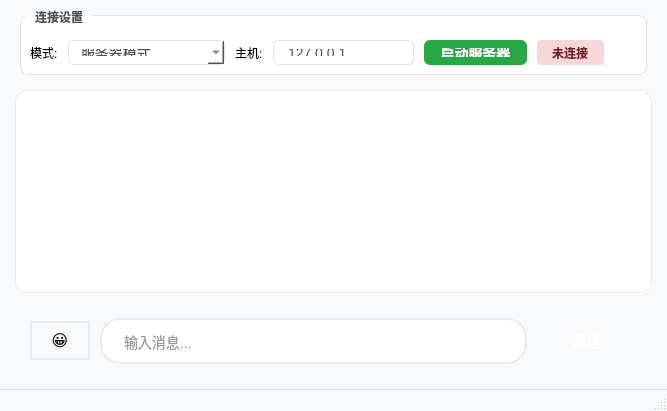
<?xml version="1.0" encoding="UTF-8"?>
<ui version="4.0">
 <class>ChatWindow</class>
 <widget class="QMainWindow" name="ChatWindow">
  <property name="geometry">
   <rect>
    <x>0</x>
    <y>0</y>
    <width>667</width>
    <height>411</height>
   </rect>
  </property>
  <property name="windowTitle">
   <string>网络聊天程序</string>
  </property>
  <property name="styleSheet">
   <string notr="true">QMainWindow {
    background-color: #f8f9fa;
}

QTextEdit#chatDisplay {
    background-color: #ffffff;
    border: 1px solid #e9ecef;
    border-radius: 12px;
    padding: 15px;
    font-family: -apple-system, BlinkMacSystemFont, 'Segoe UI', sans-serif;
    font-size: 14px;
    selection-background-color: #667eea;
}

QLineEdit#messageInput {
    border: 2px solid #e9ecef;
    border-radius: 20px;
    padding: 12px 20px;
    font-size: 14px;
    background-color: white;
    color: #333;
}

QLineEdit#messageInput:focus {
    border-color: #667eea;
    outline: none;
}

QPushButton#sendButton {
    background: qlineargradient(x1:0, y1:0, x2:1, y2:0,
        stop:0 #667eea, stop:1 #764ba2);
    color: white;
    border: none;
    border-radius: 20px;
    padding: 12px 20px;
    font-size: 14px;
    font-weight: bold;
    min-width: 60px;
}

QPushButton#sendButton:hover {
    background: qlineargradient(x1:0, y1:0, x2:1, y2:0,
        stop:0 #5a67d8, stop:1 #6b46c1);
}

QPushButton#emojiButton {
    background-color: #f8f9fa;
    border: 2px solid #e9ecef;
    border-radius: 20px;
    padding: 8px;
    font-size: 16px;
    min-width: 40px;
    max-width: 40px;
}

QPushButton#emojiButton:hover {
    background-color: #e9ecef;
}

QGroupBox {
    font-weight: bold;
    border: 1px solid #dee2e6;
    border-radius: 8px;
    margin: 5px;
    padding-top: 15px;
    background-color: white;
    color: #495057;
}

QGroupBox::title {
    subcontrol-origin: margin;
    left: 10px;
    padding: 0 8px;
    color: #495057;
}

QComboBox {
    background-color: white;
    border: 1px solid #dee2e6;
    border-radius: 6px;
    padding: 8px 12px;
    font-size: 14px;
    color: #495057;
    min-width: 120px;
}

QLineEdit#hostInput {
    border: 1px solid #dee2e6;
    border-radius: 6px;
    padding: 8px 12px;
    font-size: 14px;
    background-color: white;
    color: #495057;
}

QPushButton#actionButton {
    background-color: #28a745;
    color: white;
    border: none;
    border-radius: 6px;
    padding: 8px 16px;
    font-weight: bold;
    font-size: 14px;
}

QPushButton#actionButton:hover {
    background-color: #218838;
}

QLabel#connectionLabel {
    font-weight: bold;
    padding: 6px 12px;
    border-radius: 4px;
    background-color: #f8d7da;
    color: #721c24;
}

QStatusBar {
    background-color: #f8f9fa;
    color: #6c757d;
    border-top: 1px solid #dee2e6;
}</string>
  </property>
  <widget class="QWidget" name="centralWidget">
   <layout class="QVBoxLayout" name="verticalLayout">
    <property name="spacing">
     <number>10</number>
    </property>
    <property name="leftMargin">
     <number>15</number>
    </property>
    <property name="topMargin">
     <number>10</number>
    </property>
    <property name="rightMargin">
     <number>15</number>
    </property>
    <property name="bottomMargin">
     <number>10</number>
    </property>
    <item>
     <widget class="QGroupBox" name="connectionGroupBox">
      <property name="maximumSize">
       <size>
        <width>16777215</width>
        <height>70</height>
       </size>
      </property>
      <property name="title">
       <string>连接设置</string>
      </property>
      <layout class="QHBoxLayout" name="connectionLayout">
       <property name="spacing">
        <number>10</number>
       </property>
       <item>
        <widget class="QLabel" name="modeLabel">
         <property name="text">
          <string>模式:</string>
         </property>
        </widget>
       </item>
       <item>
        <widget class="QComboBox" name="modeCombo">
         <item>
          <property name="text">
           <string>服务器模式</string>
          </property>
         </item>
         <item>
          <property name="text">
           <string>客户端模式</string>
          </property>
         </item>
        </widget>
       </item>
       <item>
        <widget class="QLabel" name="hostLabel">
         <property name="text">
          <string>主机:</string>
         </property>
        </widget>
       </item>
       <item>
        <widget class="QLineEdit" name="hostInput">
         <property name="text">
          <string>127.0.0.1</string>
         </property>
         <property name="placeholderText">
          <string>输入服务器IP地址</string>
         </property>
        </widget>
       </item>
       <item>
        <widget class="QPushButton" name="actionButton">
         <property name="text">
          <string>启动服务器</string>
         </property>
        </widget>
       </item>
       <item>
        <widget class="QLabel" name="connectionLabel">
         <property name="text">
          <string>未连接</string>
         </property>
        </widget>
       </item>
       <item>
        <spacer name="horizontalSpacer">
         <property name="orientation">
          <enum>Qt::Horizontal</enum>
         </property>
         <property name="sizeHint" stdset="0">
          <size>
           <width>40</width>
           <height>20</height>
          </size>
         </property>
        </spacer>
       </item>
      </layout>
     </widget>
    </item>
    <item>
     <widget class="QTextEdit" name="chatDisplay">
      <property name="frameShape">
       <enum>QFrame::NoFrame</enum>
      </property>
      <property name="readOnly">
       <bool>true</bool>
      </property>
     </widget>
    </item>
    <item>
     <layout class="QHBoxLayout" name="inputLayout">
      <property name="spacing">
       <number>10</number>
      </property>
      <property name="leftMargin">
       <number>15</number>
      </property>
      <property name="topMargin">
       <number>15</number>
      </property>
      <property name="rightMargin">
       <number>15</number>
      </property>
      <property name="bottomMargin">
       <number>15</number>
      </property>
      <item>
       <widget class="QPushButton" name="emojiButton">
        <property name="text">
         <string>😀</string>
        </property>
       </widget>
      </item>
      <item>
       <widget class="QLineEdit" name="messageInput">
        <property name="placeholderText">
         <string>输入消息...</string>
        </property>
       </widget>
      </item>
      <item>
       <widget class="QPushButton" name="sendButton">
        <property name="text">
         <string>发送</string>
        </property>
       </widget>
      </item>
     </layout>
    </item>
   </layout>
  </widget>
  <widget class="QMenuBar" name="menubar">
   <property name="geometry">
    <rect>
     <x>0</x>
     <y>0</y>
     <width>667</width>
     <height>17</height>
    </rect>
   </property>
  </widget>
  <widget class="QStatusBar" name="statusbar"/>
 </widget>
 <resources/>
 <connections/>
</ui>
